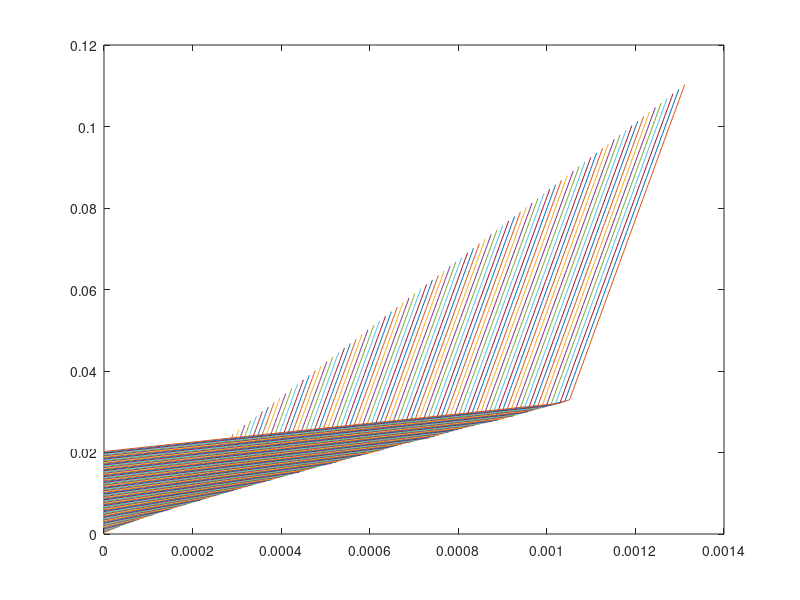

MATLAB code for this plot:
pf= 1600+(30*48)
Ef= (40+81)*10^9
SigmaF= (200+(100*7))*10^6
pc= 20+(5*37)
SigmaC= (0.5+(6.5*((37/100)^1.5)))*10^6
Tc= (0.5+(4.5*((37/100)^1.5)))*10^6

%M=(tbar).*(cbar)+ (pc/pf).*(cbar);

%%Meshgrid system

% Create a 100x100 meshgrid
cbar = linspace(0, 0.3, 100);
tbar = linspace(0, 0.3, 100);
[X, Y] = meshgrid(cbar, tbar);

% Define three equations
cs= ((2*Tc)/SigmaF).*(X)+((2*Tc)/SigmaF).*X.*Y;
mb= 4*(X.^2).*Y+4.*(Y.^2).*(X.^2);
ei=(1/SigmaF).*(Y.*X).*(((((pi^2)*Ef*(SigmaC^2))/3).*X.*(1+Y)).^(1/3));
M=(Y).*(X)+ (pc/pf).*(X);

ind = zeros(100);

for i=1:100
    for j=1:100
        if cs(i,j)<mb(i,j) && cs(i,j)<ei(i,j)
            ind(i,j)=cs(i,j);
        elseif mb(i,j)<cs(i,j) && mb(i,j)<ei(i,j)
                ind(i,j)=mb(i,j);
        else 
                    ind(i,j)=ei(i,j);
                
          end 
     end
end 

plot(ind,M)